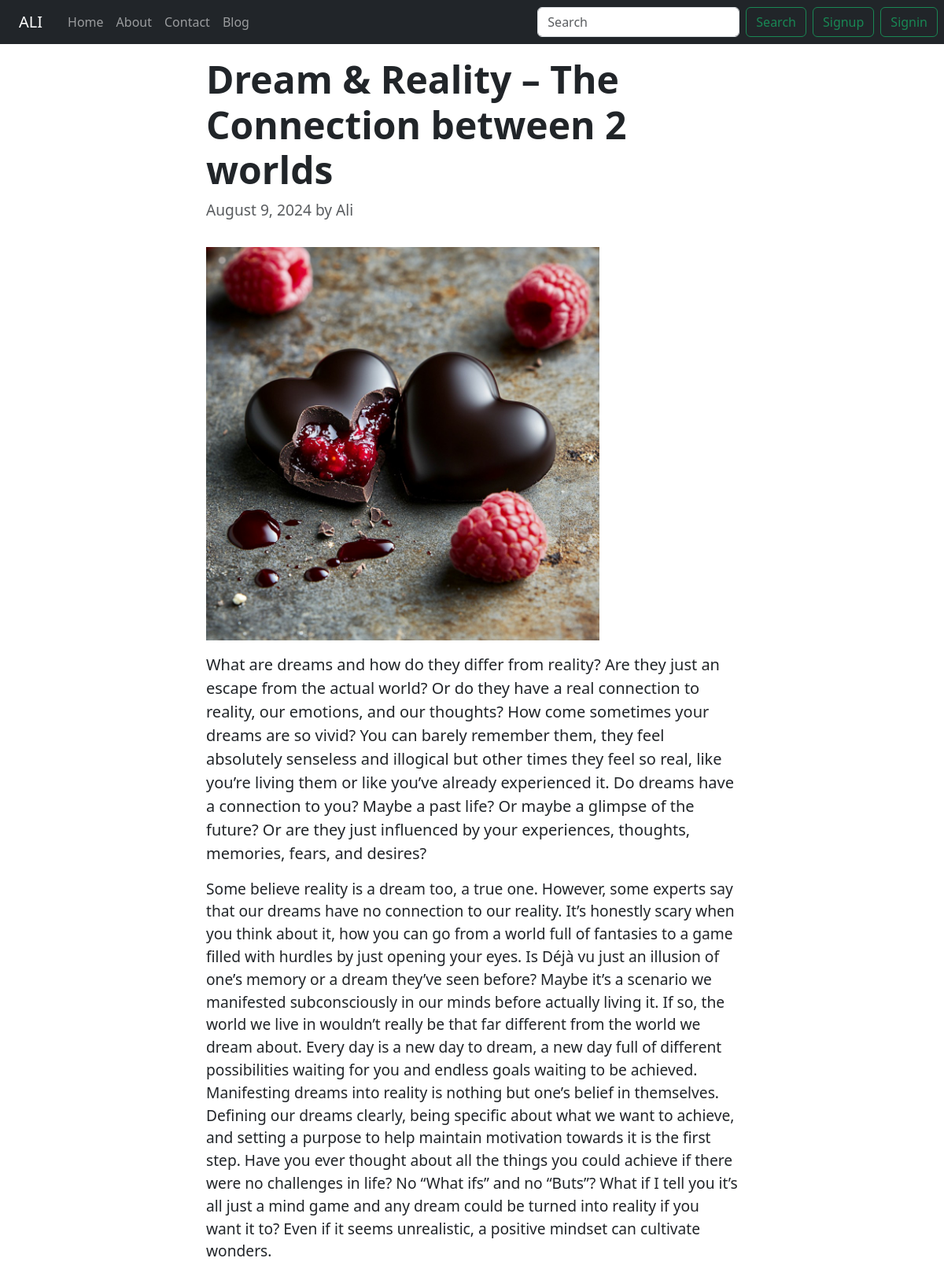
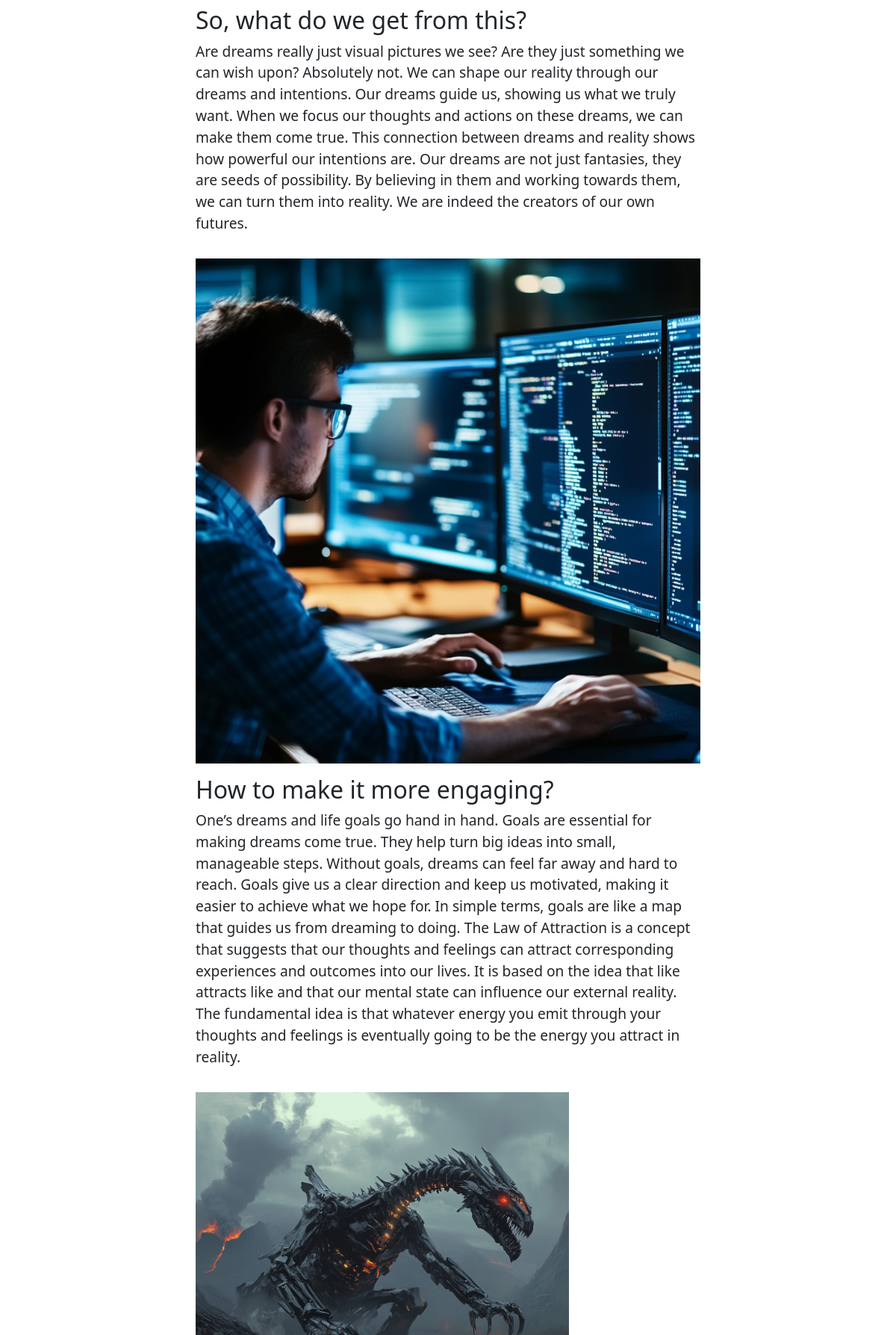
Screenshot of /blog/first/ (upper part) with the database file from the repository (2 pictures, top to bottom).
### ali/models.py (models this page shows, shortened)
class Post(models.Model):
    sno = models.AutoField(primary_key=True)
    title = models.CharField(max_length=255)
    author = models.CharField(max_length=50)
    intro = models.TextField(help_text="Short introduction or overview", null=True, blank=True)
    content = models.TextField(help_text="Main content of the article", null=True, blank=True)
    image1 = models.ImageField(upload_to='static/', null=True, blank=True, help_text="Main image")
    section1_title = models.CharField(max_length=255, blank=True, null=True, help_text="Title for section 1")
    section1_content = models.TextField(blank=True, null=True, help_text="Content for section 1")
    image2 = models.ImageField(upload_to='static/', null=True, blank=True, help_text="Image for section 1")
    section2_title = models.CharField(max_length=255, blank=True, null=True, help_text="Title for section 2")
    section2_content = models.TextField(blank=True, null=True, help_text="Content for section 2")
    image3 = models.ImageField(upload_to='static/', null=True, blank=True, help_text="Image for section 2")
    slug = models.SlugField(unique=True, max_length=150, null=True, blank=True)
    time_stamp = models.DateTimeField(auto_now_add=True)

### blog/views.py (the view)
# urls.py: path('<str:slug>/', views.blogpost, name='home'),
def blogpost(request, slug):
    post = Post.objects.filter(slug=slug).first()
    comments = PostComment.objects.filter(post=post, parent=None)
    replies = PostComment.objects.filter(post=post).exclude(parent=None)
    repDict = {}
    for reply in replies:
        if reply.parent.postSno not in repDict.keys():
            repDict[reply.parent.postSno] = [reply]
        else:
            repDict[reply.parent.postSno].append(reply)
    return render(request, 'ali/blogpost.html', {'post': post, "comments": comments, "user": request.user, "count": len(comments), "repDict": repDict})

### blog/templatetags/get_dict.py (called while the page is built)
@register.filter(name='get_val')
def get_val(dict, key):
    return dict.get(key)

### templates/ali/blogpost.html (shortened to what this page needs)
{% extends 'basic.html' %}
{% block body %}
{% load humanize %}
{% load get_dict %}
<div class="container my-3 col-md-8 col-lg-7">
    <article class="blog-post">
        <h1 class="display-5 font-weight-bold" style="font-weight: 700;">{{ post.title }}</h1>
        <p class="text-muted">{{ post.time_stamp|date:"F j, Y" }} by {{ post.author }}</p>
        {% if post.image3 %}
        <img src="{{ post.image3.url }}" alt="Description" style="width: 500px; height: auto;" class="img-fluid my-3">
        {% endif %}
        <p class="lead">{{ post.intro|safe }}</p>
        <p>{{ post.content }}</p>
        {% if post.section1_title %}
        <h2>{{ post.section1_title }}</h2>
        <p>{{ post.section1_content }}</p>
        {% if post.image1 %}
        <img src="{{ post.image1.url }}" alt="Section 1 Image" class="img-fluid my-3">
        {% endif %}
        {% endif %}
        {% if post.section2_title %}
        <h2>{{ post.section2_title }}</h2>
        <p>{{ post.section2_content }}</p>
        {% if post.image2 %}
        <img src="{{ post.image2.url }}" alt="Description" style="width: 500px; height: auto;" class="img-fluid my-3">
        {% endif %}
        {% endif %}
    </article>
</div>
    {% endblock %}

### templates/ali/blogpost.html (style rules this page uses)
p { font-size: larger; font-family: Impact, Haettenschweiler 'Arial Narrow Bold', sans-serif; font-weight: 400; }

### rows the page displays
Post: title "Dream & Reality – The Connection between 2 worlds", time_stamp "August 9, 2024", author "Ali", image3 (picture), intro "What are dreams and how do they differ from reality? Are they just an escape from the actual world? Or do they have a real connection to reality, our emotions, and our thoughts? How come sometimes your dreams are so vivid? You can barely remember them, they feel absolutely senseless and illogical but other times they feel so real, like you’re living them or like you’ve already experienced it. Do dreams have a connection to you? Maybe a past life? Or maybe a glimpse of the future? Or are they just influenced by your experiences, thoughts, memories, fears, and desires?", content "Some believe reality is a dream too, a true one. However, some experts say that our dreams have no connection to our reality. It’s honestly scary when you think about it, how you can go from a world full of fantasies to a game filled with hurdles by just opening your eyes. Is Déjà vu just an illusion of one’s memory or a dream they’ve seen before? Maybe it’s a scenario we manifested subconsciously in our minds before actually living it. If so, the world we live in wouldn’t really be that far different from the world we dream about. Every day is a new day to dream, a new day full of different possibilities waiting for you and endless goals waiting to be achieved. Manifesting dreams into…", section1_title "So, what do we get from this?", section1_content "Are dreams really just visual pictures we see? Are they just something we can wish upon? Absolutely not. We can shape our reality through our dreams and intentions. Our dreams guide us, showing us what we truly want. When we focus our thoughts and actions on these dreams, we can make them come true. This connection between dreams and reality shows how powerful our intentions are. Our dreams are not just fantasies, they are seeds of possibility. By believing in them and working towards them, we can turn them into reality. We are indeed the creators of our own futures.", image1 (picture), section2_title "How to make it more engaging?", section2_content "One’s dreams and life goals go hand in hand. Goals are essential for making dreams come true. They help turn big ideas into small, manageable steps. Without goals, dreams can feel far away and hard to reach. Goals give us a clear direction and keep us motivated, making it easier to achieve what we hope for. In simple terms, goals are like a map that guides us from dreaming to doing. The Law of Attraction is a concept that suggests that our thoughts and feelings can attract corresponding experiences and outcomes into our lives. It is based on the idea that like attracts like and that our mental state can influence our external reality. The fundamental idea is that whatever energy you emit…", image2 (picture)
